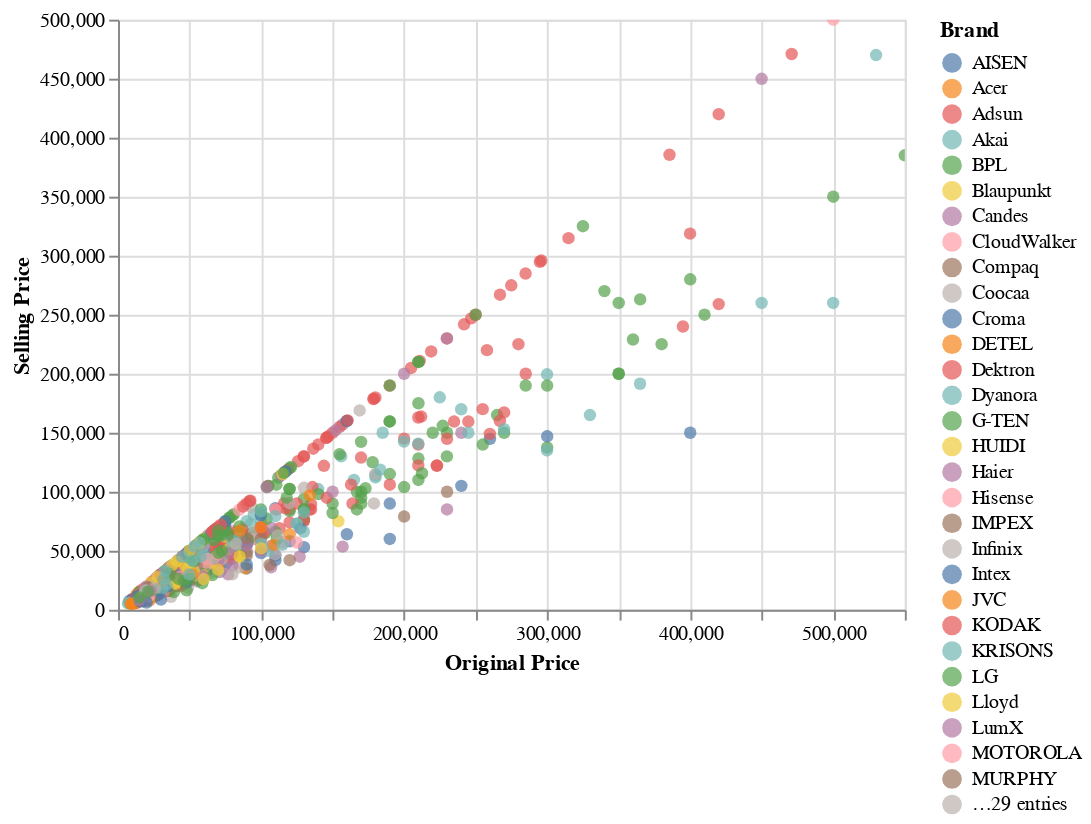

The notebook cell saved with this chart:
### Markdown cell above
Plot pertama di sebelah kiri menunjukkan merek-merek terkenal dengan TV mahal dan peringkatnya, sedangkan yang kedua di sebelah kanan menunjukkan merek-merek baru dan kurang terkenal dengan harga jual dan peringkatnya. Dari plot kedua, bahkan merek yang kurang dikenal memiliki peringkat lebih tinggi >4.0. Jadi, ada kemungkinan bahwa peringkat tidak terlalu dipengaruhi oleh nama merek saja.

### Code cell
import altair as alt
alt.Chart(data).mark_point(filled=True,size=40).encode(
    x='Original Price',
    y='Selling Price',
    color='Brand',
    tooltip=['Brand', 'Selling Price', 'Original Price']
).interactive()

### Figure 1 — Vega-Lite specification as saved in the notebook (floating-point values rounded to 4 significant figures; data arrays with more than 128 entries replaced by an {"elided": "..."} marker saying what was removed)
{"config": {"view": {"continuousWidth": 400, "continuousHeight": 300}}, "data": {"name": "data-43f3a623a47f1335a684b5d153bcad6f"}, "mark": {"type": "point", "filled": true, "size": 40}, "encoding": {"color": {"type": "nominal", "field": "Brand"}, "tooltip": [{"type": "nominal", "field": "Brand"}, {"type": "quantitative", "field": "Selling Price"}, {"type": "quantitative", "field": "Original Price"}], "x": {"type": "quantitative", "field": "Original Price"}, "y": {"type": "quantitative", "field": "Selling Price"}}, "selection": {"selector001": {"type": "interval", "bind": "scales", "encodings": ["x", "y"]}}, "$schema": "https://vega.github.io/schema/vega-lite/v4.8.1.json", "datasets": {"data-43f3a623a47f1335a684b5d153bcad6f": {"elided": "912 records"}}}
